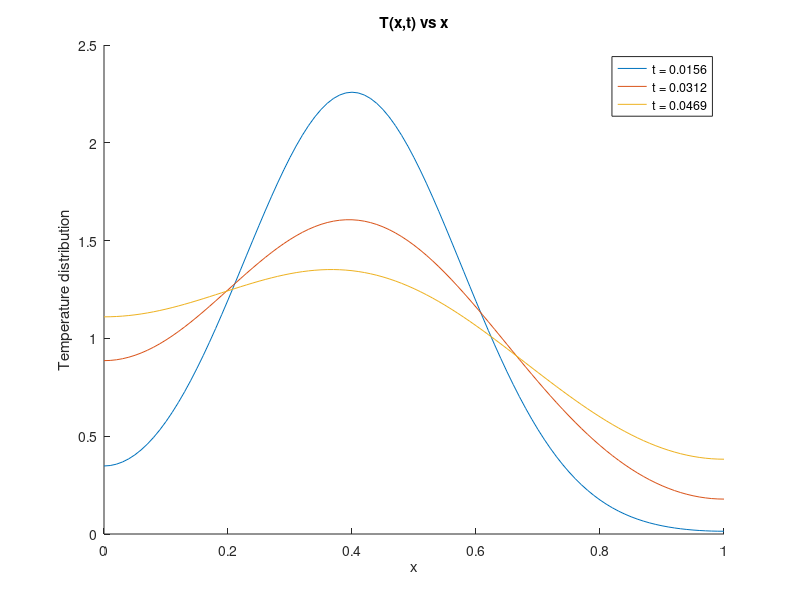

MATLAB code to generate this figure:
clc
clear
x0 = 0.4;
x_range = 0:0.01:1;
t_values = [0.0156, 0.0312, 0.0469];
T_sums = zeros(length(t_values), length(x_range));
for j = 1:length(t_values)
    t = t_values(j);
    T_sum = zeros(size(x_range));
    for i = 1:numel(x_range)
        x = x_range(i);
        term_sum = 0;
        for n = -5:5
            term = (1/(2*sqrt(pi*t))) * (exp(-(2*n+x-x0)^2/(4*t))+exp(-(2*n+x+x0)^2/(4*t)));
            term_sum = term_sum + term;
        end
        T_sum(i) = term_sum;
    end
    T_sums(j, :) = T_sum;
end
hold on;
for j = 1:length(t_values)
    plot(x_range, T_sums(j, :), 'DisplayName', ['t = ', num2str(t_values(j))]);
end
hold off
xlabel('x');
ylabel('Temperature distribution');
title('T(x,t) vs x');
legend('Location', 'best');